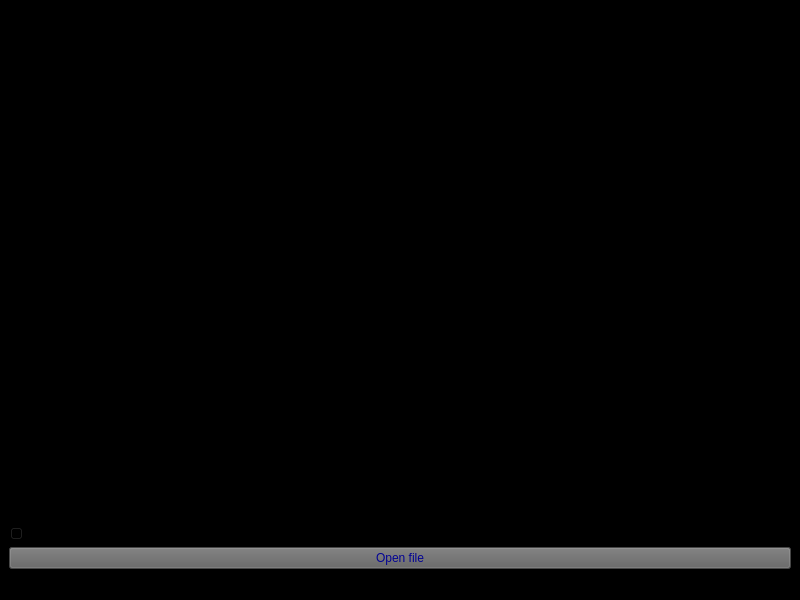
<?xml version="1.0" encoding="UTF-8"?>
<ui version="4.0">
 <class>MainWindow</class>
 <widget class="QMainWindow" name="MainWindow">
  <property name="geometry">
   <rect>
    <x>0</x>
    <y>0</y>
    <width>800</width>
    <height>600</height>
   </rect>
  </property>
  <property name="windowTitle">
   <string>MainWindow</string>
  </property>
  <property name="styleSheet">
   <string notr="true">background-color: rgb(0, 0, 0)</string>
  </property>
  <widget class="QWidget" name="centralwidget">
   <layout class="QVBoxLayout" name="verticalLayout_2">
    <item>
     <layout class="QVBoxLayout" name="verticalLayout">
      <item>
       <widget class="QLabel" name="label">
        <property name="text">
         <string/>
        </property>
       </widget>
      </item>
      <item>
       <widget class="QSlider" name="horizontalSlider">
        <property name="maximum">
         <number>10</number>
        </property>
        <property name="orientation">
         <enum>Qt::Horizontal</enum>
        </property>
       </widget>
      </item>
      <item>
       <widget class="QPushButton" name="pushButton">
        <property name="styleSheet">
         <string notr="true">background-color: rgb(98, 98, 98);
color: rgb(3, 3, 147)</string>
        </property>
        <property name="text">
         <string>Open file</string>
        </property>
       </widget>
      </item>
     </layout>
    </item>
   </layout>
  </widget>
  <widget class="QMenuBar" name="menubar">
   <property name="geometry">
    <rect>
     <x>0</x>
     <y>0</y>
     <width>800</width>
     <height>24</height>
    </rect>
   </property>
  </widget>
  <widget class="QStatusBar" name="statusbar"/>
 </widget>
 <resources/>
 <connections>
  <connection>
   <sender>pushButton</sender>
   <signal>clicked()</signal>
   <receiver>MainWindow</receiver>
   <slot>openFile()</slot>
   <hints>
    <hint type="sourcelabel">
     <x>562</x>
     <y>349</y>
    </hint>
    <hint type="destinationlabel">
     <x>769</x>
     <y>412</y>
    </hint>
   </hints>
  </connection>
  <connection>
   <sender>horizontalSlider</sender>
   <signal>valueChanged(int)</signal>
   <receiver>MainWindow</receiver>
   <slot>blurFileWithValue()</slot>
   <hints>
    <hint type="sourcelabel">
     <x>524</x>
     <y>319</y>
    </hint>
    <hint type="destinationlabel">
     <x>770</x>
     <y>358</y>
    </hint>
   </hints>
  </connection>
 </connections>
 <slots>
  <slot>openFile()</slot>
  <slot>blurFileWithValue()</slot>
 </slots>
</ui>
